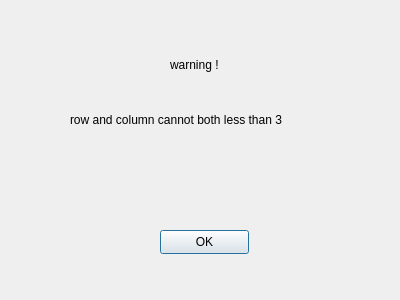
<?xml version="1.0" encoding="UTF-8"?>
<ui version="4.0">
 <class>warning</class>
 <widget class="QDialog" name="warning">
  <property name="geometry">
   <rect>
    <x>0</x>
    <y>0</y>
    <width>400</width>
    <height>300</height>
   </rect>
  </property>
  <property name="windowTitle">
   <string>Dialog</string>
  </property>
  <widget class="QLabel" name="label_2">
   <property name="geometry">
    <rect>
     <x>70</x>
     <y>110</y>
     <width>311</width>
     <height>20</height>
    </rect>
   </property>
   <property name="text">
    <string>row and column cannot both less than 3</string>
   </property>
  </widget>
  <widget class="QLabel" name="label">
   <property name="geometry">
    <rect>
     <x>170</x>
     <y>50</y>
     <width>111</width>
     <height>31</height>
    </rect>
   </property>
   <property name="text">
    <string>warning !</string>
   </property>
   <property name="textFormat">
    <enum>Qt::RichText</enum>
   </property>
   <property name="scaledContents">
    <bool>true</bool>
   </property>
   <property name="wordWrap">
    <bool>true</bool>
   </property>
   <property name="openExternalLinks">
    <bool>true</bool>
   </property>
  </widget>
  <widget class="QPushButton" name="pushButton">
   <property name="geometry">
    <rect>
     <x>160</x>
     <y>230</y>
     <width>89</width>
     <height>24</height>
    </rect>
   </property>
   <property name="text">
    <string>OK</string>
   </property>
  </widget>
 </widget>
 <resources/>
 <connections/>
</ui>
